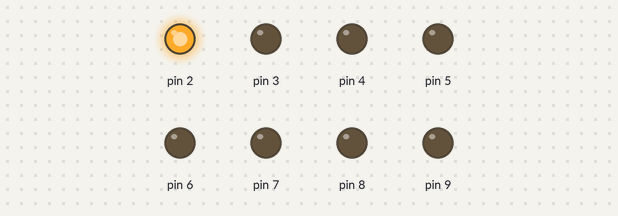
Bench run of a sketch on a simulated Arduino Uno, built with avr-gcc and run on an emulated ATmega328P. On the bench: output pins drawn as LEDs (lit = HIGH).

Above: at 0.02 s.
At 0.42 s:
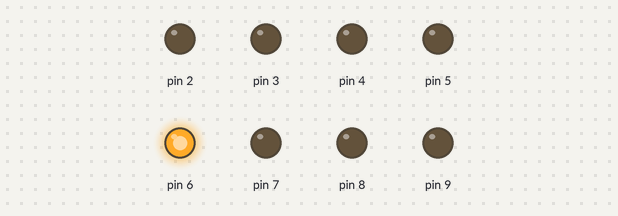
At 0.82 s:
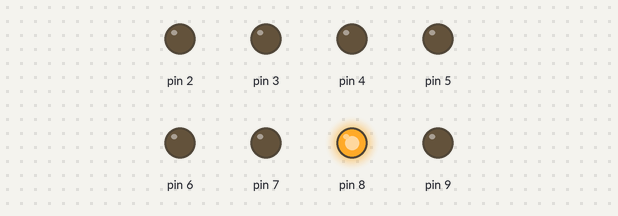
At 1.62 s:
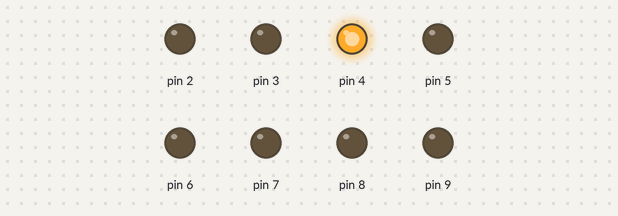
At 2.32 s:
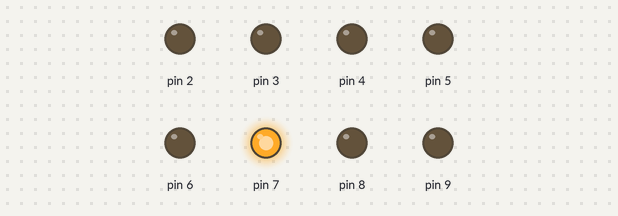
At 3.17 s:
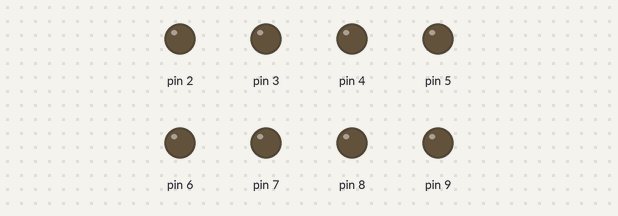
Timing chart, 0 to 3.5 s (numbered marks = the images above):
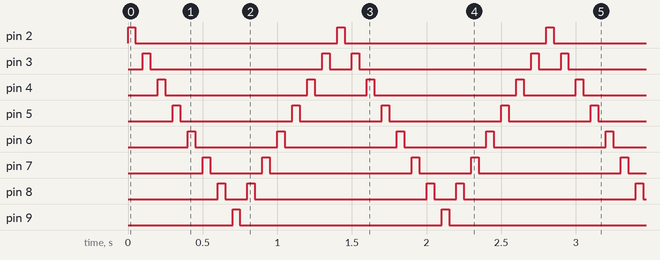

Measured:
- by itself, pin 2, pin 9: alternates HIGH for 0.05 s and LOW for 1.4 s
- by itself, pin 3: repeats every 1.4 s: LOW 1.2 s, HIGH 0.05 s, LOW 0.15 s, HIGH 0.05 s
- by itself, pin 4: repeats every 1.4 s: LOW 0.95 s, HIGH 0.05 s, LOW 0.35 s, HIGH 0.05 s
- by itself, pin 5: repeats every 1.4 s: LOW 0.75 s, HIGH 0.05 s, LOW 0.55 s, HIGH 0.05 s
- by itself, pin 6: repeats every 1.4 s: LOW 0.55 s, HIGH 0.05 s, LOW 0.75 s, HIGH 0.05 s
- by itself, pin 7: repeats every 1.4 s: LOW 0.35 s, HIGH 0.05 s, LOW 0.95 s, HIGH 0.05 s
- by itself, pin 8: repeats every 1.4 s: LOW 0.15 s, HIGH 0.05 s, LOW 1.2 s, HIGH 0.05 s

The sketch:

02AutoFantastico.ino
```cpp
int pausa=50;
void setup() {
  //Colocando los pines de 2-9 como salida
  for (int i=2 ; i<=9 ; i++)
    pinMode(i,OUTPUT);

  //Colocando los pines 10,11,12 como entrada
  pinMode(10,INPUT);
  pinMode(11,INPUT);
  pinMode(12,INPUT);
}

void loop() {
  //Animando de izq a der
  for (int i=2 ; i<=9 ; i++)
  {
    digitalWrite(i,HIGH);
    delay(pausa);
    digitalWrite(i,LOW);
    delay(pausa);
  }

  //Animando de der o izq
  for ( int i=8 ; i>=3 ; i--)
  {
    digitalWrite(i,HIGH);
    delay(pausa);
    digitalWrite(i,LOW);
    delay(pausa);
  }
}
```
